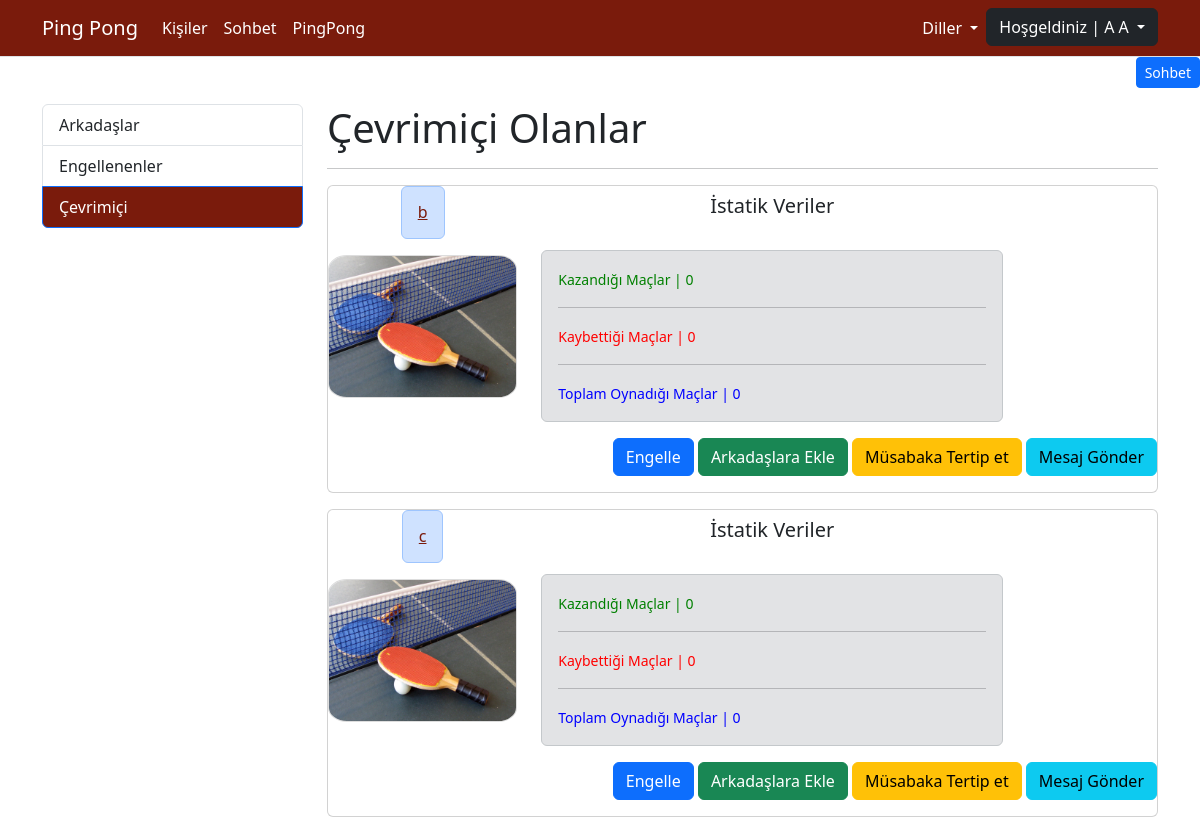
Before: /tr/kisiler/cevrimici (signed in) with the older database file.
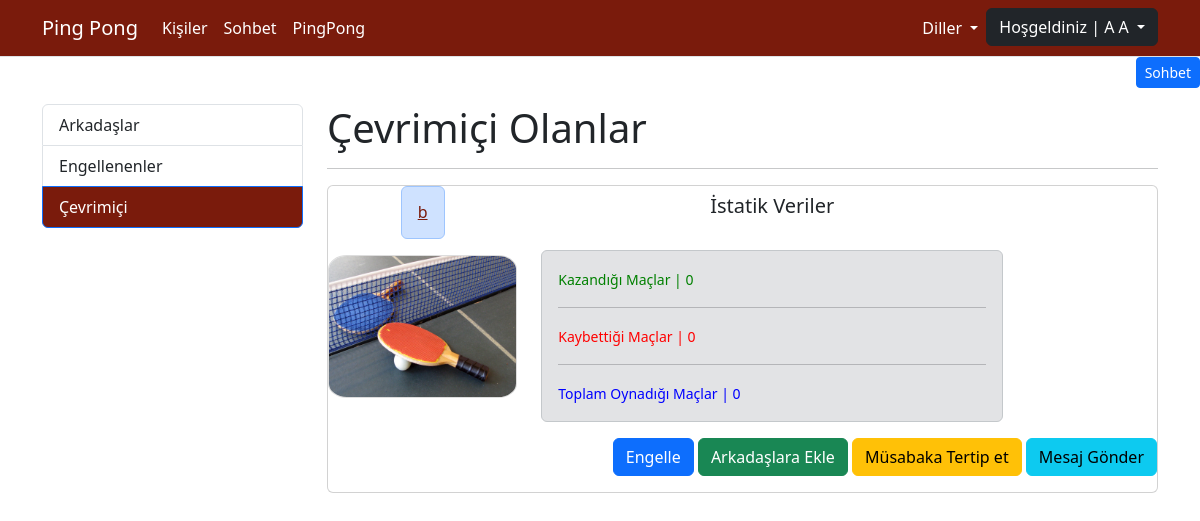
After: the same page with the newer database file.
### blog/models.py (models this page shows, shortened)
class Kisiler(models.Model):
	kullanici = models.CharField(max_length=150, null=False)
	tam_adi = models.CharField(max_length=150, null=False)
	resim = models.ImageField(upload_to="blogs", default="blogs/7.jpg", blank=True)
	toplam_mac = models.IntegerField(default=0)
	zafer_mac = models.IntegerField(default=0)
	bozgun_mac = models.IntegerField(default=0)
	cevrimici = models.BooleanField(default=False)
	slug = models.SlugField(null=False,blank=True, unique=True, db_index=True, editable=False)
	user = models.OneToOneField(User, on_delete = models.CASCADE)
	def __str__(self):
		return "{0}".format(self.user)

### blog/views.py (the view)
# urls.py: path(_("kisiler/cevrimici"), views.cevrimici, name="cevrimici"),
def cevrimici(request):
	if request.user.is_authenticated:
		users=Kisiler.objects.exclude(id=request.user.id)
		veri_depo = {}
		veri_depo['users']=users
		veri_depo['engel']=Engel.objects.all()
		ark=Arkadas.objects.filter(diger_users=request.user)
		eng=Engel.objects.filter(diger_users=request.user)
		if len(ark)>0:
			arkadas=Arkadas.objects.get(diger_users=request.user)
			arkadaslar = arkadas.users.all()
			veri_depo['arkadaslar']=arkadaslar
		if len(eng)>0:
			engel=Engel.objects.get(diger_users=request.user)
			engeliler = engel.users.all()
			veri_depo['engelliler']=engeliler
		return render(request, "blog/part/_cevrimici.html", veri_depo)
	return render(request, "blog/index.html")

### blog/templates/blog/part/_cevrimici.html (shortened to what this page needs)
{% extends "base.html" %}
{% load static %}
{% load i18n %}
{% block css_files %}
	<link rel="stylesheet" href="{% static 'blog/css/styles.css' %}">
{% endblock %}
{% block content %}
<div class="container mt-3">
	<div class="row">
		<div class="col-3">
			<div class="list-group">
				<a href="{% url "arkadaslar" %}" class="list-group-item list-group-item-action" aria-current="true">{% trans "Arkadaşlar" %}</a>
				<a href="{% url "engellenenler" %}" class="list-group-item list-group-item-action" aria-current="true">{% trans "Engellenenler" %}</a>
				<a href="{% url "cevrimici" %}" class="list-group-item list-group-item-action active" aria-current="true" style="background-color: #7a1b0c;">{% trans "Çevrimiçi" %}</a>
			</div>
		</div>
		<div class="col-9">
			<h1>{% trans "Çevrimiçi Olanlar" %}</h1>
			<hr>
			{% if users|length > 0 %}
				{% for user in users %}
					{% if user.user.is_staff == False and user.user.is_superuser == False and user.cevrimici %}
						{% include "blog/part/_kisi_cevri.html" %}
					{% endif %}
				{% endfor %}
			{% else %}
				<div class="alert alert-warning">{% trans "Kimse Bulunmamakta" %}</div>
			{% endif %}
	</div>
		</div>
	</div>
{% endblock %}

### blog/templates/blog/part/_kisi_cevri.html (shortened to what this page needs)
{% load static %}
{% load i18n %}
<div class="card mb-3">
	<div class="row">
		<div class="col-md-3">
			<h6 class="card-title" style="text-align: center;">
				<div class="d-inline-flex alert alert-primary" role="alert">
					<a style="color:#7a1b0c;" href={% url "kisiler_detay" user|lower %}> {{ user }} </a>
				</div>
				<img class ="resim" src="{{ user.resim.url }}" alt="">
			</h6>
		</div>
		<div class="col-md-9">
			<p class="card-title">
				<div class="col-9">
					<h5 class="card-title" style="text-align: center;">{% trans "İstatik Veriler" %}</h5>
					<br>
					<div class="alert alert-secondary" role="alert">
						<small style="color:green;">{% trans "Kazandığı Maçlar" %} | {{ user.zafer_mac }}</small>
						<br>
						<hr>
						<small style="color:red;">{% trans "Kaybettiği Maçlar" %} | {{ user.bozgun_mac }}</small>
						<br>
						<hr>
						<small style="color:blue;">{% trans "Toplam Oynadığı Maçlar" %} | {{ user.toplam_mac }}</small	>
					</div>
				</div>
			</p>
			<div class="float-md-end mb-3 ms-md-3">
			{% if not user.user in engelliler %}
				<a href="{% url "engel_sistem" opsiyon='engelle' pk=user.pk %}" type="button" class="btn btn-primary">{% trans "Engelle" %}</a>
			{% if not user.user in arkadaslar %}
			<a href="{% url "arkadas_sistem" alternatif='ekle' pk=user.pk %}" type="button" class="btn btn-success">{% trans "Arkadaşlara Ekle" %}</a>
			{% else %}
			<a href="{% url "arkadaslar" %}" type="button" class="btn btn-primary" aria-current="true">{% trans "Arkadaşsın" %}</a>
			{% endif%}
			<a href="#" type="button" class="btn btn-warning">{% trans "Müsabaka Tertip et" %}</a>
			<a href="#" type="button" class="btn btn-info">{% trans "Mesaj Gönder" %}</a>
			{% endif %}
			</div>
		</div>
	</div>
</div>

Changed rows visible on the page:
removed Kisiler: user.username "c", resim (picture), zafer_mac "0", bozgun_mac "0", toplam_mac "0"
